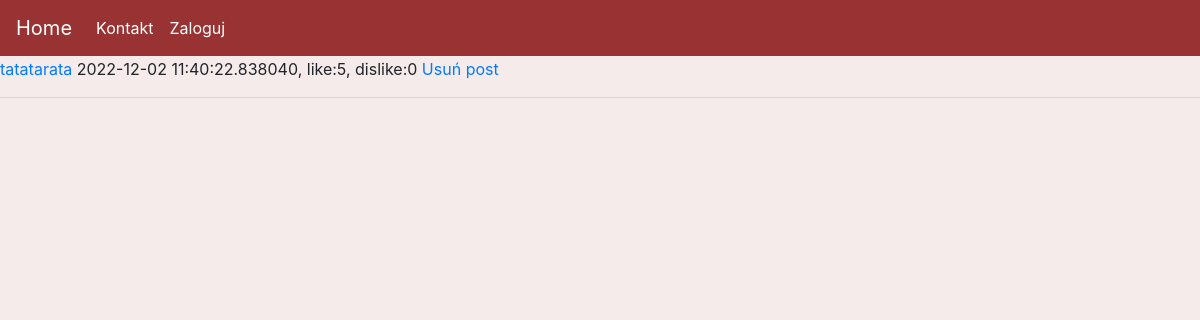
The page /manage on the database as committed earlier.
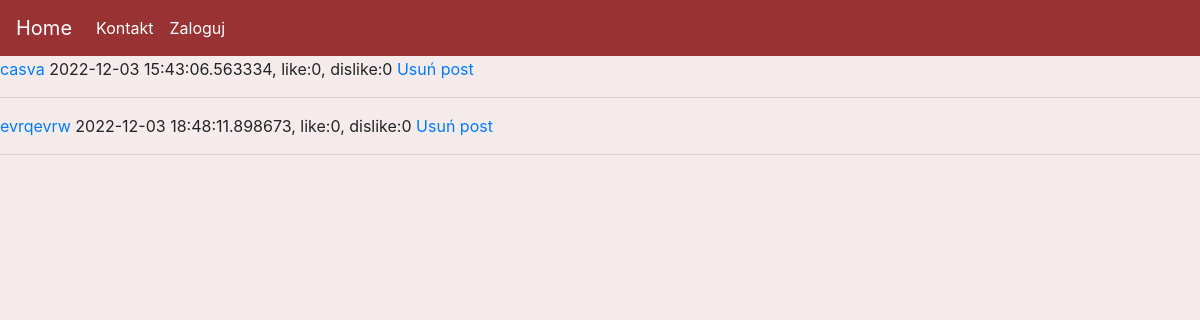
The same page on the database as committed later.
### kwiaciarnia/models.py (models this page shows, shortened)
class Posts(db.Model):
    id = db.Column(db.Integer(), primary_key=True)
    title = db.Column(db.String(length=128))
    body = db.Column(db.Text())
    added = db.Column(db.DateTime(), default=datetime.datetime.now())
    likes = db.Column(db.Integer(), default=0)
    dislikes = db.Column(db.Integer(), default=0)

### kwiaciarnia/routes.py (the view)
@app.route('/manage')
def manage():
    posts = Posts.query.all()
    return render_template('manage.html', posts=posts)

### kwiaciarnia/templates/manage.html (shortened to what this page needs)
{% extends 'base.html' %}
{% block content %}
<div>
    {% for post in posts %}
        <a href="#">{{post.title}}</a><span> {{post.added}}, like:{{post.likes}}, dislike:{{post.dislikes}} </a><a href="{{ url_for('delete_post', id=post.id ) }}">Usuń post</a>
        <hr>
    {% endfor %}
</div>
{% endblock %}

### kwiaciarnia/templates/base.html (shortened to what this page needs)
<!doctype html>
<html lang="en">
  <head>
    <link rel="stylesheet" href="https://cdn.jsdelivr.net/npm/bootstrap@4.3.1/dist/css/bootstrap.min.css">
    <link rel="stylesheet" href="{{ url_for('static', filename='styles/main.css') }}">
  </head>
  <body>
    <div id="uno">
      {% include 'includes/navbar.html' %}
    </div>
    <div id="duo">
      {% block content %}
      {% endblock %}
    </div>
  </body>
</html>

### kwiaciarnia/templates/includes/navbar.html (shortened to what this page needs)
<nav class="navbar navbar-expand-md nav_bar navbar-dark ">
    <a class="navbar-brand" href="{{ url_for('home') }}">Home</a>
    <div class="collapse navbar-collapse" id="navbarNav">
      <ul class="navbar-nav mr-auto">
        <li class="nav-item active">
            <a class="nav-link" href="{{ url_for('contact') }}">Kontakt</a>
        </li>
        {% if current_user.is_authenticated  %}
            <li class="nav-item active">
                <a class="nav-link" href="{{ url_for('logout') }}">Wyloguj</a>
            </li>
            <li class="nav-item active">
                <a class="nav-link" href="#">@{{current_user.username}}</a>
            </li>
        {% else %}
            <li class="nav-item active">
                <a class="nav-link" href="{{ url_for('login') }}">Zaloguj</a>
            </li>
        {% endif %}
      </ul>
    </div>
</nav>

### kwiaciarnia/static/styles/main.css (style rules this page uses)
.nav_bar { background-color: #993232; color: black; position: fixed; overflow: hidden; top: 0; width: 100%; z-index: 1; }
body { background-color: #f5ebeb; }

Rows that differ between the two databases and show on the page:
removed Posts: title "tatatarata", added "2022-12-02 11:40:22.838040", likes "5", dislikes "0"
added Posts: title "casva", added "2022-12-03 15:43:06.563334", likes "0", dislikes "0"
added Posts: title "evrqevrw", added "2022-12-03 18:48:11.898673", likes "0", dislikes "0"
